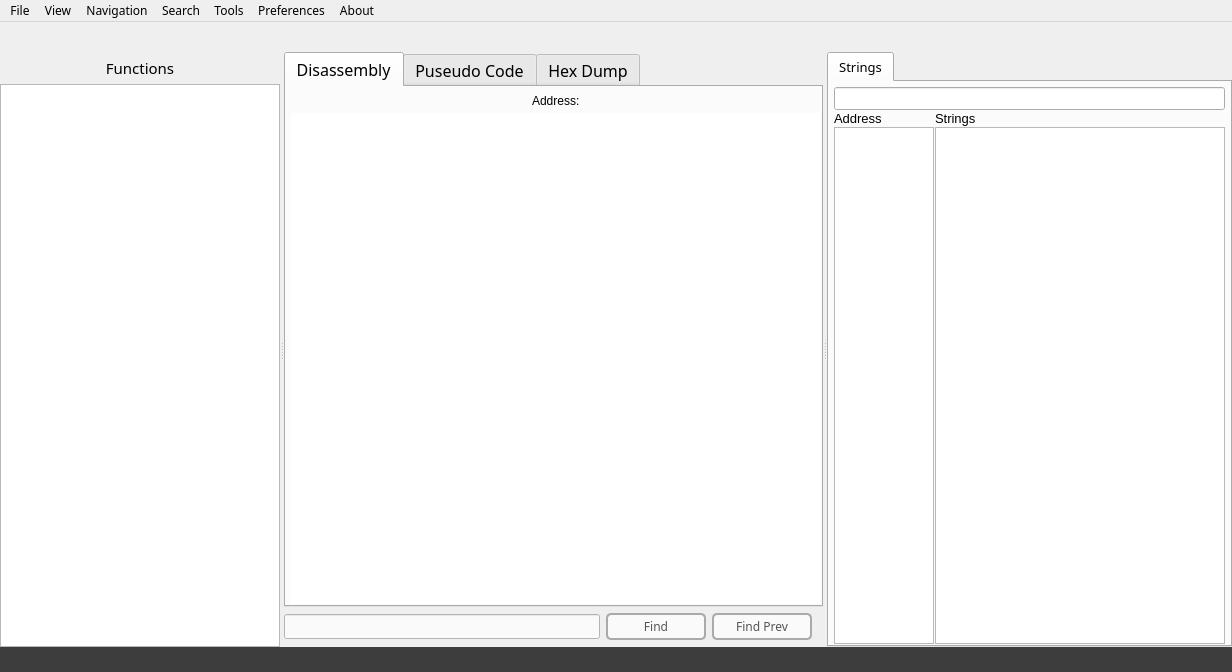
<?xml version="1.0" encoding="UTF-8"?>
<ui version="4.0">
 <class>MainWindow</class>
 <widget class="QMainWindow" name="MainWindow">
  <property name="geometry">
   <rect>
    <x>0</x>
    <y>0</y>
    <width>1232</width>
    <height>672</height>
   </rect>
  </property>
  <property name="font">
   <font>
    <family>Sans Serif</family>
   </font>
  </property>
  <property name="windowTitle">
   <string>MainWindow</string>
  </property>
  <property name="styleSheet">
   <string notr="true"/>
  </property>
  <widget class="QWidget" name="centralWidget">
   <property name="sizePolicy">
    <sizepolicy hsizetype="Expanding" vsizetype="Preferred">
     <horstretch>0</horstretch>
     <verstretch>0</verstretch>
    </sizepolicy>
   </property>
   <property name="styleSheet">
    <string notr="true"/>
   </property>
   <layout class="QGridLayout" name="gridLayout_2">
    <property name="leftMargin">
     <number>0</number>
    </property>
    <property name="topMargin">
     <number>0</number>
    </property>
    <property name="rightMargin">
     <number>0</number>
    </property>
    <property name="bottomMargin">
     <number>0</number>
    </property>
    <property name="spacing">
     <number>0</number>
    </property>
    <item row="2" column="0">
     <widget class="QWidget" name="statusbar" native="true">
      <property name="minimumSize">
       <size>
        <width>0</width>
        <height>25</height>
       </size>
      </property>
      <property name="maximumSize">
       <size>
        <width>16777215</width>
        <height>25</height>
       </size>
      </property>
      <property name="font">
       <font>
        <pointsize>11</pointsize>
       </font>
      </property>
      <property name="styleSheet">
       <string notr="true">background-color: rgb(61, 61, 61);
color: rgb(240, 240, 240);
font-size: 11pt;</string>
      </property>
      <layout class="QHBoxLayout" name="horizontalLayout_3">
       <property name="leftMargin">
        <number>0</number>
       </property>
       <property name="topMargin">
        <number>0</number>
       </property>
       <property name="rightMargin">
        <number>0</number>
       </property>
       <property name="bottomMargin">
        <number>0</number>
       </property>
       <item>
        <widget class="QLabel" name="statusMsgLabel">
         <property name="text">
          <string/>
         </property>
         <property name="indent">
          <number>10</number>
         </property>
        </widget>
       </item>
       <item>
        <widget class="QLabel" name="fileFormatlabel">
         <property name="font">
          <font/>
         </property>
         <property name="layoutDirection">
          <enum>Qt::LeftToRight</enum>
         </property>
         <property name="styleSheet">
          <string notr="true"/>
         </property>
         <property name="text">
          <string/>
         </property>
         <property name="alignment">
          <set>Qt::AlignRight|Qt::AlignTrailing|Qt::AlignVCenter</set>
         </property>
         <property name="indent">
          <number>10</number>
         </property>
        </widget>
       </item>
      </layout>
     </widget>
    </item>
    <item row="1" column="0">
     <widget class="QWidget" name="main" native="true">
      <property name="maximumSize">
       <size>
        <width>16777215</width>
        <height>16777215</height>
       </size>
      </property>
      <property name="styleSheet">
       <string notr="true"/>
      </property>
      <layout class="QVBoxLayout" name="verticalLayout">
       <property name="spacing">
        <number>0</number>
       </property>
       <property name="leftMargin">
        <number>0</number>
       </property>
       <property name="topMargin">
        <number>0</number>
       </property>
       <property name="rightMargin">
        <number>0</number>
       </property>
       <property name="bottomMargin">
        <number>0</number>
       </property>
       <item>
        <widget class="QSplitter" name="splitter">
         <property name="orientation">
          <enum>Qt::Horizontal</enum>
         </property>
         <widget class="QWidget" name="sidebar_2" native="true">
          <property name="sizePolicy">
           <sizepolicy hsizetype="MinimumExpanding" vsizetype="Expanding">
            <horstretch>0</horstretch>
            <verstretch>0</verstretch>
           </sizepolicy>
          </property>
          <property name="minimumSize">
           <size>
            <width>170</width>
            <height>0</height>
           </size>
          </property>
          <property name="styleSheet">
           <string notr="true"/>
          </property>
          <layout class="QVBoxLayout" name="verticalLayout_2">
           <property name="spacing">
            <number>0</number>
           </property>
           <property name="leftMargin">
            <number>0</number>
           </property>
           <property name="topMargin">
            <number>0</number>
           </property>
           <property name="rightMargin">
            <number>0</number>
           </property>
           <property name="bottomMargin">
            <number>0</number>
           </property>
           <item>
            <widget class="QLabel" name="functionListLabel">
             <property name="minimumSize">
              <size>
               <width>0</width>
               <height>32</height>
              </size>
             </property>
             <property name="font">
              <font>
               <pointsize>11</pointsize>
               <weight>50</weight>
               <italic>false</italic>
               <bold>false</bold>
               <underline>false</underline>
              </font>
             </property>
             <property name="styleSheet">
              <string notr="true"/>
             </property>
             <property name="frameShape">
              <enum>QFrame::NoFrame</enum>
             </property>
             <property name="frameShadow">
              <enum>QFrame::Plain</enum>
             </property>
             <property name="text">
              <string>Functions</string>
             </property>
             <property name="alignment">
              <set>Qt::AlignCenter</set>
             </property>
            </widget>
           </item>
           <item>
            <widget class="QListWidget" name="functionList">
             <property name="sizePolicy">
              <sizepolicy hsizetype="MinimumExpanding" vsizetype="Expanding">
               <horstretch>0</horstretch>
               <verstretch>0</verstretch>
              </sizepolicy>
             </property>
             <property name="minimumSize">
              <size>
               <width>175</width>
               <height>0</height>
              </size>
             </property>
             <property name="maximumSize">
              <size>
               <width>16777215</width>
               <height>16777215</height>
              </size>
             </property>
             <property name="font">
              <font>
               <family>Sans Serif</family>
               <pointsize>10</pointsize>
               <weight>75</weight>
               <italic>false</italic>
               <bold>true</bold>
              </font>
             </property>
             <property name="styleSheet">
              <string notr="true"/>
             </property>
             <property name="textElideMode">
              <enum>Qt::ElideLeft</enum>
             </property>
             <property name="spacing">
              <number>0</number>
             </property>
             <property name="viewMode">
              <enum>QListView::ListMode</enum>
             </property>
             <property name="modelColumn">
              <number>0</number>
             </property>
            </widget>
           </item>
          </layout>
         </widget>
         <widget class="QWidget" name="viewWidget" native="true">
          <property name="sizePolicy">
           <sizepolicy hsizetype="MinimumExpanding" vsizetype="Preferred">
            <horstretch>0</horstretch>
            <verstretch>0</verstretch>
           </sizepolicy>
          </property>
          <property name="minimumSize">
           <size>
            <width>539</width>
            <height>0</height>
           </size>
          </property>
          <property name="maximumSize">
           <size>
            <width>16777215</width>
            <height>16777215</height>
           </size>
          </property>
          <layout class="QVBoxLayout" name="verticalLayout_3">
           <property name="spacing">
            <number>0</number>
           </property>
           <property name="leftMargin">
            <number>0</number>
           </property>
           <property name="topMargin">
            <number>0</number>
           </property>
           <property name="rightMargin">
            <number>0</number>
           </property>
           <property name="bottomMargin">
            <number>0</number>
           </property>
           <item>
            <widget class="QTabWidget" name="disTabWidget">
             <property name="sizePolicy">
              <sizepolicy hsizetype="Expanding" vsizetype="Expanding">
               <horstretch>0</horstretch>
               <verstretch>0</verstretch>
              </sizepolicy>
             </property>
             <property name="maximumSize">
              <size>
               <width>16777215</width>
               <height>16777215</height>
              </size>
             </property>
             <property name="font">
              <font>
               <family>Noto Sans</family>
               <pointsize>12</pointsize>
              </font>
             </property>
             <property name="styleSheet">
              <string notr="true"/>
             </property>
             <property name="tabShape">
              <enum>QTabWidget::Rounded</enum>
             </property>
             <property name="currentIndex">
              <number>0</number>
             </property>
             <property name="iconSize">
              <size>
               <width>20</width>
               <height>20</height>
              </size>
             </property>
             <property name="movable">
              <bool>false</bool>
             </property>
             <widget class="QWidget" name="disTab">
              <property name="styleSheet">
               <string notr="true">border: none;
</string>
              </property>
              <attribute name="icon">
               <iconset resource="resources.qrc">
                <normaloff>:/icons/ic_low_priority_black_24px.svg</normaloff>:/icons/ic_low_priority_black_24px.svg</iconset>
              </attribute>
              <attribute name="title">
               <string>Disassembly</string>
              </attribute>
              <layout class="QGridLayout" name="gridLayout">
               <property name="leftMargin">
                <number>5</number>
               </property>
               <property name="topMargin">
                <number>5</number>
               </property>
               <property name="rightMargin">
                <number>1</number>
               </property>
               <property name="bottomMargin">
                <number>1</number>
               </property>
               <property name="spacing">
                <number>1</number>
               </property>
               <item row="2" column="0">
                <layout class="QHBoxLayout" name="horizontalLayout_2">
                 <property name="spacing">
                  <number>5</number>
                 </property>
                 <property name="leftMargin">
                  <number>20</number>
                 </property>
                 <property name="topMargin">
                  <number>0</number>
                 </property>
                 <property name="rightMargin">
                  <number>20</number>
                 </property>
                 <property name="bottomMargin">
                  <number>2</number>
                 </property>
                 <item>
                  <widget class="QLabel" name="functionLabel">
                   <property name="maximumSize">
                    <size>
                     <width>600</width>
                     <height>16777215</height>
                    </size>
                   </property>
                   <property name="font">
                    <font>
                     <family>Monospace</family>
                     <pointsize>12</pointsize>
                     <weight>75</weight>
                     <bold>true</bold>
                    </font>
                   </property>
                   <property name="text">
                    <string/>
                   </property>
                   <property name="alignment">
                    <set>Qt::AlignLeading|Qt::AlignLeft|Qt::AlignVCenter</set>
                   </property>
                   <property name="textInteractionFlags">
                    <set>Qt::LinksAccessibleByMouse|Qt::TextSelectableByMouse</set>
                   </property>
                  </widget>
                 </item>
                 <item>
                  <widget class="QLabel" name="addressLabel">
                   <property name="sizePolicy">
                    <sizepolicy hsizetype="Fixed" vsizetype="Preferred">
                     <horstretch>0</horstretch>
                     <verstretch>0</verstretch>
                    </sizepolicy>
                   </property>
                   <property name="text">
                    <string>Address:</string>
                   </property>
                  </widget>
                 </item>
                 <item>
                  <widget class="QLabel" name="addressValueLabel">
                   <property name="maximumSize">
                    <size>
                     <width>16777215</width>
                     <height>16777215</height>
                    </size>
                   </property>
                   <property name="font">
                    <font>
                     <family>Monospace</family>
                     <pointsize>12</pointsize>
                     <weight>75</weight>
                     <bold>true</bold>
                    </font>
                   </property>
                   <property name="styleSheet">
                    <string notr="true"/>
                   </property>
                   <property name="text">
                    <string/>
                   </property>
                   <property name="textInteractionFlags">
                    <set>Qt::LinksAccessibleByMouse|Qt::TextSelectableByMouse</set>
                   </property>
                  </widget>
                 </item>
                </layout>
               </item>
               <item row="4" column="0">
                <widget class="QPlainTextEdit" name="codeBrowser">
                 <property name="font">
                  <font>
                   <family>Monospace</family>
                   <pointsize>12</pointsize>
                   <weight>50</weight>
                   <italic>false</italic>
                   <bold>false</bold>
                  </font>
                 </property>
                 <property name="cursor" stdset="0">
                  <cursorShape>ArrowCursor</cursorShape>
                 </property>
                 <property name="acceptDrops">
                  <bool>false</bool>
                 </property>
                 <property name="styleSheet">
                  <string notr="true"/>
                 </property>
                 <property name="frameShadow">
                  <enum>QFrame::Plain</enum>
                 </property>
                 <property name="undoRedoEnabled">
                  <bool>false</bool>
                 </property>
                 <property name="lineWrapMode">
                  <enum>QPlainTextEdit::NoWrap</enum>
                 </property>
                 <property name="readOnly">
                  <bool>true</bool>
                 </property>
                 <property name="plainText">
                  <string/>
                 </property>
                 <property name="cursorWidth">
                  <number>1</number>
                 </property>
                 <property name="textInteractionFlags">
                  <set>Qt::TextSelectableByKeyboard|Qt::TextSelectableByMouse</set>
                 </property>
                </widget>
               </item>
              </layout>
             </widget>
             <widget class="QWidget" name="pseudoTab">
              <attribute name="icon">
               <iconset resource="resources.qrc">
                <normaloff>:/icons/ic_code_black_24px.svg</normaloff>:/icons/ic_code_black_24px.svg</iconset>
              </attribute>
              <attribute name="title">
               <string>Puseudo Code</string>
              </attribute>
              <layout class="QGridLayout" name="gridLayout_3">
               <property name="leftMargin">
                <number>5</number>
               </property>
               <property name="topMargin">
                <number>10</number>
               </property>
               <property name="rightMargin">
                <number>5</number>
               </property>
               <property name="bottomMargin">
                <number>1</number>
               </property>
               <property name="spacing">
                <number>1</number>
               </property>
               <item row="0" column="0">
                <widget class="QPlainTextEdit" name="pseudoCodeBrowser">
                 <property name="undoRedoEnabled">
                  <bool>false</bool>
                 </property>
                 <property name="lineWrapMode">
                  <enum>QPlainTextEdit::NoWrap</enum>
                 </property>
                 <property name="readOnly">
                  <bool>true</bool>
                 </property>
                 <property name="textInteractionFlags">
                  <set>Qt::TextSelectableByKeyboard|Qt::TextSelectableByMouse</set>
                 </property>
                </widget>
               </item>
              </layout>
             </widget>
             <widget class="QWidget" name="hexTab">
              <property name="styleSheet">
               <string notr="true">border: none;</string>
              </property>
              <attribute name="icon">
               <iconset resource="resources.qrc">
                <normaloff>:/icons/ic_view_array_black_24px.svg</normaloff>:/icons/ic_view_array_black_24px.svg</iconset>
              </attribute>
              <attribute name="title">
               <string>Hex Dump</string>
              </attribute>
              <layout class="QGridLayout" name="gridLayout_8">
               <property name="leftMargin">
                <number>10</number>
               </property>
               <property name="topMargin">
                <number>10</number>
               </property>
               <property name="rightMargin">
                <number>1</number>
               </property>
               <property name="bottomMargin">
                <number>1</number>
               </property>
               <property name="spacing">
                <number>1</number>
               </property>
               <item row="0" column="0">
                <widget class="QLabel" name="hexLabel">
                 <property name="font">
                  <font>
                   <family>Anonymous Pro</family>
                   <weight>50</weight>
                   <bold>false</bold>
                  </font>
                 </property>
                 <property name="text">
                  <string>- offset -   0 1  2 3  4 5  6 7  8 9  A B  C D  E F  0123456789ABCDEF</string>
                 </property>
                 <property name="indent">
                  <number>5</number>
                 </property>
                </widget>
               </item>
               <item row="1" column="0">
                <widget class="QPlainTextEdit" name="hexBrowser">
                 <property name="minimumSize">
                  <size>
                   <width>0</width>
                   <height>0</height>
                  </size>
                 </property>
                 <property name="maximumSize">
                  <size>
                   <width>16777215</width>
                   <height>16777215</height>
                  </size>
                 </property>
                 <property name="styleSheet">
                  <string notr="true"/>
                 </property>
                 <property name="verticalScrollBarPolicy">
                  <enum>Qt::ScrollBarAsNeeded</enum>
                 </property>
                 <property name="undoRedoEnabled">
                  <bool>false</bool>
                 </property>
                 <property name="lineWrapMode">
                  <enum>QPlainTextEdit::NoWrap</enum>
                 </property>
                 <property name="readOnly">
                  <bool>true</bool>
                 </property>
                 <property name="textInteractionFlags">
                  <set>Qt::TextSelectableByMouse</set>
                 </property>
                </widget>
               </item>
              </layout>
             </widget>
            </widget>
           </item>
           <item>
            <widget class="QWidget" name="searchBar" native="true">
             <property name="minimumSize">
              <size>
               <width>0</width>
               <height>40</height>
              </size>
             </property>
             <property name="maximumSize">
              <size>
               <width>16777215</width>
               <height>40</height>
              </size>
             </property>
             <layout class="QHBoxLayout" name="horizontalLayout">
              <property name="spacing">
               <number>6</number>
              </property>
              <property name="leftMargin">
               <number>0</number>
              </property>
              <property name="topMargin">
               <number>0</number>
              </property>
              <property name="bottomMargin">
               <number>0</number>
              </property>
              <item>
               <widget class="QLineEdit" name="findLineEdit">
                <property name="styleSheet">
                 <string notr="true">background-color: rgb(250, 250, 250);
color: rgb(85, 85, 85);</string>
                </property>
               </widget>
              </item>
              <item>
               <widget class="QPushButton" name="findButton">
                <property name="sizePolicy">
                 <sizepolicy hsizetype="Fixed" vsizetype="Fixed">
                  <horstretch>0</horstretch>
                  <verstretch>0</verstretch>
                 </sizepolicy>
                </property>
                <property name="minimumSize">
                 <size>
                  <width>100</width>
                  <height>0</height>
                 </size>
                </property>
                <property name="maximumSize">
                 <size>
                  <width>100</width>
                  <height>16777215</height>
                 </size>
                </property>
                <property name="styleSheet">
                 <string notr="true">border-style: solid;
border-width: 2px;
border-radius: 5px;
border-color: rgb(170, 170, 170);
padding: 3px;
background-color: rgb(250, 250, 250);
color: rgb(85, 85, 85);</string>
                </property>
                <property name="text">
                 <string>Find</string>
                </property>
               </widget>
              </item>
              <item>
               <widget class="QPushButton" name="findPrevButton">
                <property name="sizePolicy">
                 <sizepolicy hsizetype="Fixed" vsizetype="Fixed">
                  <horstretch>0</horstretch>
                  <verstretch>0</verstretch>
                 </sizepolicy>
                </property>
                <property name="minimumSize">
                 <size>
                  <width>100</width>
                  <height>0</height>
                 </size>
                </property>
                <property name="maximumSize">
                 <size>
                  <width>100</width>
                  <height>16777215</height>
                 </size>
                </property>
                <property name="styleSheet">
                 <string notr="true">border-style: solid;
border-width: 2px;
border-radius: 5px;
border-color: rgb(170, 170, 170);
padding: 3px;
background-color: rgb(250, 250, 250);
color: rgb(85, 85, 85);</string>
                </property>
                <property name="text">
                 <string>Find Prev</string>
                </property>
               </widget>
              </item>
             </layout>
            </widget>
           </item>
          </layout>
         </widget>
         <widget class="QWidget" name="Infowidget" native="true">
          <property name="minimumSize">
           <size>
            <width>385</width>
            <height>0</height>
           </size>
          </property>
          <layout class="QVBoxLayout" name="verticalLayout_4">
           <property name="spacing">
            <number>0</number>
           </property>
           <property name="leftMargin">
            <number>0</number>
           </property>
           <property name="topMargin">
            <number>0</number>
           </property>
           <property name="rightMargin">
            <number>0</number>
           </property>
           <property name="bottomMargin">
            <number>0</number>
           </property>
           <item>
            <widget class="QTabWidget" name="infoTabWidget">
             <property name="styleSheet">
              <string notr="true">font-size: 10pt;</string>
             </property>
             <property name="currentIndex">
              <number>0</number>
             </property>
             <widget class="QWidget" name="stringsTab">
              <property name="styleSheet">
               <string notr="true"/>
              </property>
              <attribute name="title">
               <string>Strings</string>
              </attribute>
              <layout class="QGridLayout" name="gridLayout_9">
               <property name="leftMargin">
                <number>5</number>
               </property>
               <property name="topMargin">
                <number>5</number>
               </property>
               <property name="rightMargin">
                <number>5</number>
               </property>
               <property name="bottomMargin">
                <number>1</number>
               </property>
               <property name="spacing">
                <number>1</number>
               </property>
               <item row="2" column="0">
                <widget class="QPlainTextEdit" name="stringsAddressBrowser">
                 <property name="maximumSize">
                  <size>
                   <width>100</width>
                   <height>16777215</height>
                  </size>
                 </property>
                 <property name="styleSheet">
                  <string notr="true"/>
                 </property>
                 <property name="verticalScrollBarPolicy">
                  <enum>Qt::ScrollBarAlwaysOff</enum>
                 </property>
                 <property name="undoRedoEnabled">
                  <bool>false</bool>
                 </property>
                 <property name="lineWrapMode">
                  <enum>QPlainTextEdit::NoWrap</enum>
                 </property>
                 <property name="readOnly">
                  <bool>true</bool>
                 </property>
                </widget>
               </item>
               <item row="2" column="1">
                <widget class="QPlainTextEdit" name="stringsBrowser">
                 <property name="maximumSize">
                  <size>
                   <width>16777215</width>
                   <height>16777215</height>
                  </size>
                 </property>
                 <property name="styleSheet">
                  <string notr="true">font-size: 10pt;</string>
                 </property>
                 <property name="verticalScrollBarPolicy">
                  <enum>Qt::ScrollBarAsNeeded</enum>
                 </property>
                 <property name="undoRedoEnabled">
                  <bool>false</bool>
                 </property>
                 <property name="lineWrapMode">
                  <enum>QPlainTextEdit::NoWrap</enum>
                 </property>
                 <property name="readOnly">
                  <bool>true</bool>
                 </property>
                 <property name="textInteractionFlags">
                  <set>Qt::TextSelectableByMouse</set>
                 </property>
                </widget>
               </item>
               <item row="1" column="0">
                <widget class="QLabel" name="stringsAddressLabel">
                 <property name="text">
                  <string>Address</string>
                 </property>
                </widget>
               </item>
               <item row="1" column="1">
                <widget class="QLabel" name="stringsLabel">
                 <property name="text">
                  <string>Strings</string>
                 </property>
                </widget>
               </item>
               <item row="0" column="0" colspan="2">
                <widget class="QLineEdit" name="stringsSearchBar"/>
               </item>
              </layout>
             </widget>
            </widget>
           </item>
          </layout>
         </widget>
        </widget>
       </item>
      </layout>
     </widget>
    </item>
    <item row="0" column="0">
     <widget class="QWidget" name="navBar" native="true">
      <property name="maximumSize">
       <size>
        <width>16777215</width>
        <height>30</height>
       </size>
      </property>
      <property name="styleSheet">
       <string notr="true"/>
      </property>
      <layout class="QHBoxLayout" name="horizontalLayout_6">
       <property name="leftMargin">
        <number>1</number>
       </property>
       <property name="topMargin">
        <number>0</number>
       </property>
       <property name="rightMargin">
        <number>1</number>
       </property>
       <property name="bottomMargin">
        <number>0</number>
       </property>
       <item>
        <widget class="QPushButton" name="backButton">
         <property name="sizePolicy">
          <sizepolicy hsizetype="Fixed" vsizetype="Fixed">
           <horstretch>0</horstretch>
           <verstretch>0</verstretch>
          </sizepolicy>
         </property>
         <property name="text">
          <string/>
         </property>
         <property name="icon">
          <iconset resource="resources.qrc">
           <normaloff>:/icons/ic_navigate_before_black_24dp_1x.png</normaloff>:/icons/ic_navigate_before_black_24dp_1x.png</iconset>
         </property>
         <property name="flat">
          <bool>true</bool>
         </property>
        </widget>
       </item>
       <item>
        <widget class="QPushButton" name="forwardButton">
         <property name="sizePolicy">
          <sizepolicy hsizetype="Fixed" vsizetype="Fixed">
           <horstretch>0</horstretch>
           <verstretch>0</verstretch>
          </sizepolicy>
         </property>
         <property name="minimumSize">
          <size>
           <width>0</width>
           <height>25</height>
          </size>
         </property>
         <property name="text">
          <string/>
         </property>
         <property name="icon">
          <iconset resource="resources.qrc">
           <normaloff>:/icons/ic_navigate_next_black_24dp_1x.png</normaloff>:/icons/ic_navigate_next_black_24dp_1x.png</iconset>
         </property>
         <property name="flat">
          <bool>true</bool>
         </property>
        </widget>
       </item>
       <item>
        <spacer name="horizontalSpacer">
         <property name="orientation">
          <enum>Qt::Horizontal</enum>
         </property>
         <property name="sizeHint" stdset="0">
          <size>
           <width>40</width>
           <height>20</height>
          </size>
         </property>
        </spacer>
       </item>
      </layout>
     </widget>
    </item>
   </layout>
  </widget>
  <widget class="QMenuBar" name="menuBar">
   <property name="geometry">
    <rect>
     <x>0</x>
     <y>0</y>
     <width>1232</width>
     <height>28</height>
    </rect>
   </property>
   <property name="font">
    <font>
     <family>Noto Sans</family>
    </font>
   </property>
   <widget class="QMenu" name="menuView">
    <property name="title">
     <string>View</string>
    </property>
    <addaction name="actionFullscreen"/>
   </widget>
   <widget class="QMenu" name="menuPreferences">
    <property name="title">
     <string>Preferences</string>
    </property>
    <widget class="QMenu" name="menuTheme">
     <property name="title">
      <string>Theme</string>
     </property>
     <addaction name="actionDefault"/>
     <addaction name="actionDark"/>
     <addaction name="actionSolarized"/>
     <addaction name="actionSolarized_Dark"/>
    </widget>
    <addaction name="menuTheme"/>
   </widget>
   <widget class="QMenu" name="menuAbout">
    <property name="title">
     <string>About</string>
    </property>
    <addaction name="actionProject"/>
   </widget>
   <widget class="QMenu" name="menuSearch">
    <property name="title">
     <string>Navigation</string>
    </property>
    <addaction name="actionBack"/>
    <addaction name="actionForward"/>
    <addaction name="actionGo_To_Address"/>
    <addaction name="actionGo_to_Address_at_Cursor"/>
   </widget>
   <widget class="QMenu" name="menuFile">
    <property name="title">
     <string>File</string>
    </property>
    <addaction name="actionOpen"/>
    <addaction name="separator"/>
    <addaction name="actionExit"/>
   </widget>
   <widget class="QMenu" name="menuTools">
    <property name="title">
     <string>Tools</string>
    </property>
    <addaction name="actionGet_Offset"/>
   </widget>
   <widget class="QMenu" name="menuSearch_2">
    <property name="title">
     <string>Search</string>
    </property>
    <addaction name="actionFind_2"/>
    <addaction name="actionFind_References"/>
    <addaction name="actionFind_Calls_to_Current_Function"/>
    <addaction name="actionFind_Calls_to_Current_Location"/>
   </widget>
   <addaction name="menuFile"/>
   <addaction name="menuView"/>
   <addaction name="menuSearch"/>
   <addaction name="menuSearch_2"/>
   <addaction name="menuTools"/>
   <addaction name="menuPreferences"/>
   <addaction name="menuAbout"/>
  </widget>
  <action name="actionOpen">
   <property name="text">
    <string>Disassemble</string>
   </property>
   <property name="shortcut">
    <string>Ctrl+O</string>
   </property>
  </action>
  <action name="actionProject">
   <property name="text">
    <string>Project</string>
   </property>
  </action>
  <action name="actionFullscreen">
   <property name="text">
    <string>Fullscreen</string>
   </property>
   <property name="shortcut">
    <string>F11</string>
   </property>
  </action>
  <action name="actionExit">
   <property name="text">
    <string>Exit</string>
   </property>
  </action>
  <action name="actionFind">
   <property name="text">
    <string>Find</string>
   </property>
  </action>
  <action name="actionGo_To_Address">
   <property name="enabled">
    <bool>false</bool>
   </property>
   <property name="text">
    <string>Go to Address</string>
   </property>
   <property name="shortcut">
    <string>Ctrl+G</string>
   </property>
  </action>
  <action name="actionGet_Offset">
   <property name="enabled">
    <bool>false</bool>
   </property>
   <property name="text">
    <string>Get File Offset</string>
   </property>
   <property name="shortcut">
    <string>Ctrl+L</string>
   </property>
  </action>
  <action name="actionGo_to_Address_at_Cursor">
   <property name="enabled">
    <bool>false</bool>
   </property>
   <property name="text">
    <string>Go to Address at Cursor</string>
   </property>
   <property name="shortcut">
    <string>Ctrl+Return</string>
   </property>
  </action>
  <action name="actionBack">
   <property name="text">
    <string>Back</string>
   </property>
   <property name="shortcut">
    <string>Ctrl+[</string>
   </property>
  </action>
  <action name="actionForward">
   <property name="text">
    <string>Forward</string>
   </property>
   <property name="shortcut">
    <string>Ctrl+]</string>
   </property>
  </action>
  <action name="actionFind_Calls_to_Current_Function">
   <property name="enabled">
    <bool>false</bool>
   </property>
   <property name="text">
    <string>Find Calls to Current Function</string>
   </property>
   <property name="shortcut">
    <string>Shift+X</string>
   </property>
  </action>
  <action name="actionFind_Calls_to_Current_Location">
   <property name="enabled">
    <bool>false</bool>
   </property>
   <property name="text">
    <string>Find Calls to Current Location</string>
   </property>
   <property name="shortcut">
    <string>Ctrl+Shift+X</string>
   </property>
  </action>
  <action name="actionFind_2">
   <property name="text">
    <string>Find</string>
   </property>
   <property name="shortcut">
    <string>Ctrl+F</string>
   </property>
  </action>
  <action name="actionFind_References">
   <property name="enabled">
    <bool>false</bool>
   </property>
   <property name="text">
    <string>Find References</string>
   </property>
   <property name="shortcut">
    <string>Shift+R</string>
   </property>
  </action>
  <action name="actionDefault">
   <property name="text">
    <string>Default</string>
   </property>
  </action>
  <action name="actionSolarized_Dark">
   <property name="text">
    <string>Solarized Dark</string>
   </property>
  </action>
  <action name="actionSolarized">
   <property name="text">
    <string>Solarized</string>
   </property>
  </action>
  <action name="actionDark">
   <property name="text">
    <string>Dark</string>
   </property>
  </action>
 </widget>
 <layoutdefault spacing="6" margin="11"/>
 <resources>
  <include location="resources.qrc"/>
 </resources>
 <connections/>
</ui>
